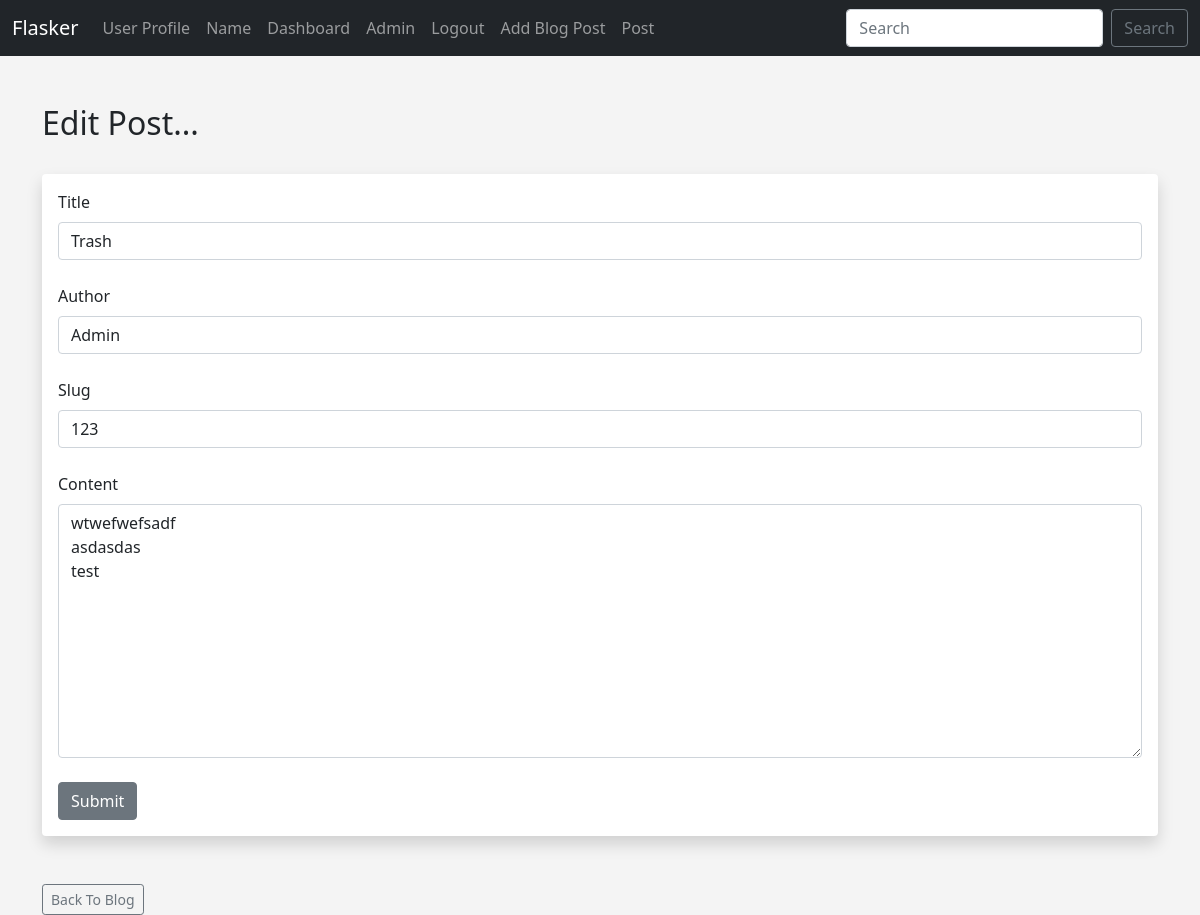
/posts/edit/1 (signed in), run on the app's committed database.
### main.py (models this page shows)
class Posts(db.Model):
    id = db.Column(db.Integer, primary_key=True)
    title = db.Column(db.String(255))
    content = db.Column(db.Text)
    author = db.Column(db.String(255))
    date_posted = db.Column(db.DateTime, default=datetime.utcnow())
    slug = db.Column(db.String(255))

### main.py (the view, shortened to what this page needs)
@app.route('/posts/edit/<int:id>', methods=['GET', 'POST'])
@login_required
def edit_post(id):
    post = Posts.query.get_or_404(id)
    form = PostForm()
    if current_user.name == post.author:
        form.title.data = post.title
        form.author.data = post.author
        form.slug.data = post.slug
        form.content.data = post.content
        return render_template('edit_post.html', form=form)
    else:
        flash("You are Not Authorized To Edit This Post.")
        posts = Posts.query.order_by(Posts.date_posted)
        return render_template("posts.html", posts=posts)

### main.py
class PostForm(FlaskForm):
    title = StringField("Title", validators=[DataRequired()])
    content = CKEditorField('Content', validators=[DataRequired()])
    author = StringField("Author", validators=[DataRequired()])
    slug = StringField("Slug", validators=[DataRequired()])
    submit = SubmitField("Submit")

class SearchForm(FlaskForm):
    searched = StringField("Searched", validators=[DataRequired()])
    submit = SubmitField("Submit")

### main.py (called while the page is built)
@login_manager.user_loader
def load_user(user_id):
    return Users.query.get(int(user_id))

@app.context_processor
def base():
    form = SearchForm()
    return dict(form=form)

### templates/edit_post.html (shortened to what this page needs)
{% extends 'base.html' %}
{% block content %}
<br>
<h2>Edit Post...</h2>
<br>
<div class="shadow p-3 mb-5 bg-body rounded">
    <form method="POST">
        {{ form.title.label(
        class="form-label") }}
        {{ form.title(
        class="form-control") }}
        <br>
        {{ form.author.label(
        class="form-label") }}
        {{ form.author(value="Admin",
        class="form-control") }}
        <br>
        {{ form.slug.label(
        class="form-label") }}
        {{ form.slug(
        class="form-control") }}
        <br>
        {{ form.content.label(
        class="form-label") }}
        {{ form.content(
        class="form-control", rows="10") }}
        <br>
        {{ form.submit(class="btn btn-secondary") }}
    </form>
</div>
<a href="{{ url_for('posts') }}" class="btn btn-outline-secondary btn-sm">Back To Blog</a>
{% endblock %}

### static/css/style.css (style rules this page uses)
body { background: #f4f4f4; }

### data on the page
Posts: title "Trash", author "Admin", slug "123", content "wtwefwefsadf asdasdas test"
